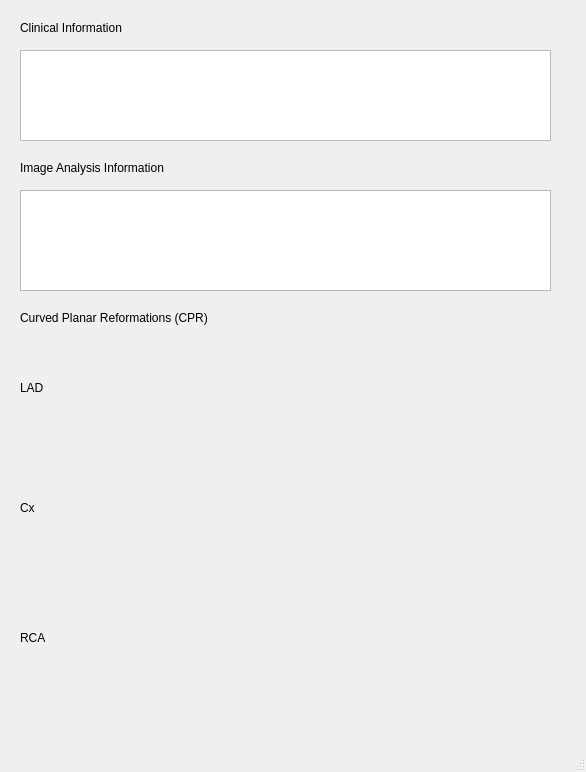
<?xml version="1.0" encoding="UTF-8"?>
<ui version="4.0">
 <class>MainWindow</class>
 <widget class="QMainWindow" name="MainWindow">
  <property name="geometry">
   <rect>
    <x>0</x>
    <y>0</y>
    <width>586</width>
    <height>772</height>
   </rect>
  </property>
  <property name="windowTitle">
   <string>MainWindow</string>
  </property>
  <widget class="QWidget" name="centralwidget">
   <widget class="QLabel" name="label">
    <property name="geometry">
     <rect>
      <x>20</x>
      <y>20</y>
      <width>141</width>
      <height>16</height>
     </rect>
    </property>
    <property name="text">
     <string>Clinical Information</string>
    </property>
   </widget>
   <widget class="QTextEdit" name="clinical_info_text">
    <property name="geometry">
     <rect>
      <x>20</x>
      <y>50</y>
      <width>531</width>
      <height>91</height>
     </rect>
    </property>
    <property name="html">
     <string>&lt;!DOCTYPE HTML PUBLIC &quot;-//W3C//DTD HTML 4.0//EN&quot; &quot;http://www.w3.org/TR/REC-html40/strict.dtd&quot;&gt;
&lt;html&gt;&lt;head&gt;&lt;meta name=&quot;qrichtext&quot; content=&quot;1&quot; /&gt;&lt;style type=&quot;text/css&quot;&gt;
p, li { white-space: pre-wrap; }
&lt;/style&gt;&lt;/head&gt;&lt;body style=&quot; font-family:'MS Shell Dlg 2'; font-size:7.8pt; font-weight:400; font-style:normal;&quot;&gt;
&lt;p style=&quot;-qt-paragraph-type:empty; margin-top:0px; margin-bottom:0px; margin-left:0px; margin-right:0px; -qt-block-indent:0; text-indent:0px;&quot;&gt;&lt;br /&gt;&lt;/p&gt;&lt;/body&gt;&lt;/html&gt;</string>
    </property>
   </widget>
   <widget class="QLabel" name="label_2">
    <property name="geometry">
     <rect>
      <x>20</x>
      <y>160</y>
      <width>221</width>
      <height>16</height>
     </rect>
    </property>
    <property name="text">
     <string>Image Analysis Information</string>
    </property>
   </widget>
   <widget class="QTextEdit" name="image_info_text">
    <property name="geometry">
     <rect>
      <x>20</x>
      <y>190</y>
      <width>531</width>
      <height>101</height>
     </rect>
    </property>
    <property name="html">
     <string>&lt;!DOCTYPE HTML PUBLIC &quot;-//W3C//DTD HTML 4.0//EN&quot; &quot;http://www.w3.org/TR/REC-html40/strict.dtd&quot;&gt;
&lt;html&gt;&lt;head&gt;&lt;meta name=&quot;qrichtext&quot; content=&quot;1&quot; /&gt;&lt;style type=&quot;text/css&quot;&gt;
p, li { white-space: pre-wrap; }
&lt;/style&gt;&lt;/head&gt;&lt;body style=&quot; font-family:'MS Shell Dlg 2'; font-size:7.8pt; font-weight:400; font-style:normal;&quot;&gt;
&lt;p style=&quot;-qt-paragraph-type:empty; margin-top:0px; margin-bottom:0px; margin-left:0px; margin-right:0px; -qt-block-indent:0; text-indent:0px;&quot;&gt;&lt;br /&gt;&lt;/p&gt;
&lt;p style=&quot;-qt-paragraph-type:empty; margin-top:0px; margin-bottom:0px; margin-left:0px; margin-right:0px; -qt-block-indent:0; text-indent:0px;&quot;&gt;&lt;br /&gt;&lt;/p&gt;&lt;/body&gt;&lt;/html&gt;</string>
    </property>
   </widget>
   <widget class="QLabel" name="label_3">
    <property name="geometry">
     <rect>
      <x>20</x>
      <y>380</y>
      <width>41</width>
      <height>16</height>
     </rect>
    </property>
    <property name="text">
     <string>LAD</string>
    </property>
   </widget>
   <widget class="QLabel" name="label_4">
    <property name="geometry">
     <rect>
      <x>20</x>
      <y>310</y>
      <width>231</width>
      <height>16</height>
     </rect>
    </property>
    <property name="text">
     <string>Curved Planar Reformations (CPR)</string>
    </property>
   </widget>
   <widget class="QLabel" name="LAD_CPR">
    <property name="geometry">
     <rect>
      <x>70</x>
      <y>340</y>
      <width>471</width>
      <height>101</height>
     </rect>
    </property>
    <property name="text">
     <string/>
    </property>
   </widget>
   <widget class="QLabel" name="Cx_CPR">
    <property name="geometry">
     <rect>
      <x>70</x>
      <y>460</y>
      <width>471</width>
      <height>101</height>
     </rect>
    </property>
    <property name="text">
     <string/>
    </property>
   </widget>
   <widget class="QLabel" name="label_9">
    <property name="geometry">
     <rect>
      <x>20</x>
      <y>500</y>
      <width>41</width>
      <height>16</height>
     </rect>
    </property>
    <property name="text">
     <string>Cx</string>
    </property>
   </widget>
   <widget class="QLabel" name="RCA_CPR">
    <property name="geometry">
     <rect>
      <x>70</x>
      <y>590</y>
      <width>471</width>
      <height>101</height>
     </rect>
    </property>
    <property name="text">
     <string/>
    </property>
   </widget>
   <widget class="QLabel" name="label_11">
    <property name="geometry">
     <rect>
      <x>20</x>
      <y>630</y>
      <width>41</width>
      <height>16</height>
     </rect>
    </property>
    <property name="text">
     <string>RCA</string>
    </property>
   </widget>
  </widget>
  <widget class="QStatusBar" name="statusbar"/>
 </widget>
 <resources/>
 <connections/>
</ui>
